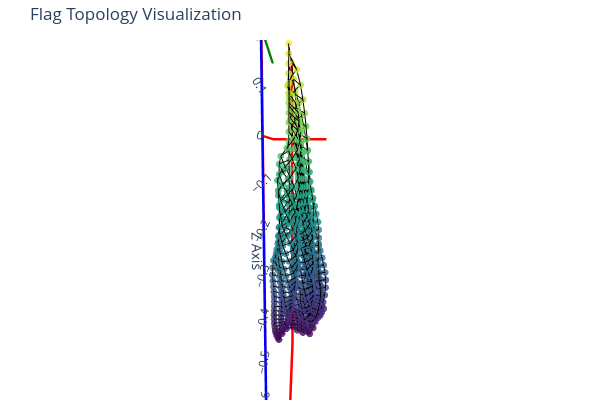

The notebook cell saved with this chart:
### Code cell
visualize_flag_vertices("010_100", use_topology=True)

### Figure 1 — Plotly figure (JSON) as saved in the notebook; plotly's stock layout.template omitted (floating-point values rounded to 4 significant figures; data arrays with more than 128 entries replaced by an {"elided": "..."} marker saying what was removed)
{"data": [{"line": {"color": "black", "width": 2}, "mode": "lines", "name": "Mesh Edges", "type": "scatter3d", "x": {"elided": "6900 float values"}, "y": {"elided": "6900 float values"}, "z": {"elided": "6900 float values"}}, {"marker": {"color": {"elided": "600 float values"}, "colorscale": [[0, "#440154"], [0.1111, "#482878"], [0.2222, "#3e4989"], [0.3333, "#31688e"], [0.4444, "#26828e"], [0.5556, "#1f9e89"], [0.6667, "#35b779"], [0.7778, "#6ece58"], [0.8889, "#b5de2b"], [1, "#fde725"]], "opacity": 0.8, "size": 4}, "mode": "markers", "name": "Vertices", "type": "scatter3d", "x": {"elided": "600 float values"}, "y": {"elided": "600 float values"}, "z": {"elided": "600 float values"}}], "layout": {"height": 400, "margin": {"b": 0, "l": 0, "r": 0, "t": 40}, "scene": {"aspectmode": "data", "camera": {"center": {"x": 0, "y": 0, "z": 0}, "eye": {"x": 0, "y": -3, "z": 0.5}, "up": {"x": 0, "y": 0, "z": 1}}, "xaxis": {"linecolor": "red", "linewidth": 5, "showbackground": false, "showgrid": false, "showline": true, "title": {"text": "X Axis"}, "zeroline": true, "zerolinecolor": "red", "zerolinewidth": 5}, "yaxis": {"linecolor": "green", "linewidth": 5, "showbackground": false, "showgrid": false, "showline": true, "title": {"text": "Y Axis"}, "zeroline": true, "zerolinecolor": "red", "zerolinewidth": 5}, "zaxis": {"linecolor": "blue", "linewidth": 5, "showbackground": false, "showgrid": false, "showline": true, "title": {"text": "Z Axis"}, "zeroline": true, "zerolinecolor": "red", "zerolinewidth": 5}}, "showlegend": false, "title": {"text": "Flag Topology Visualization"}, "width": 600}}
